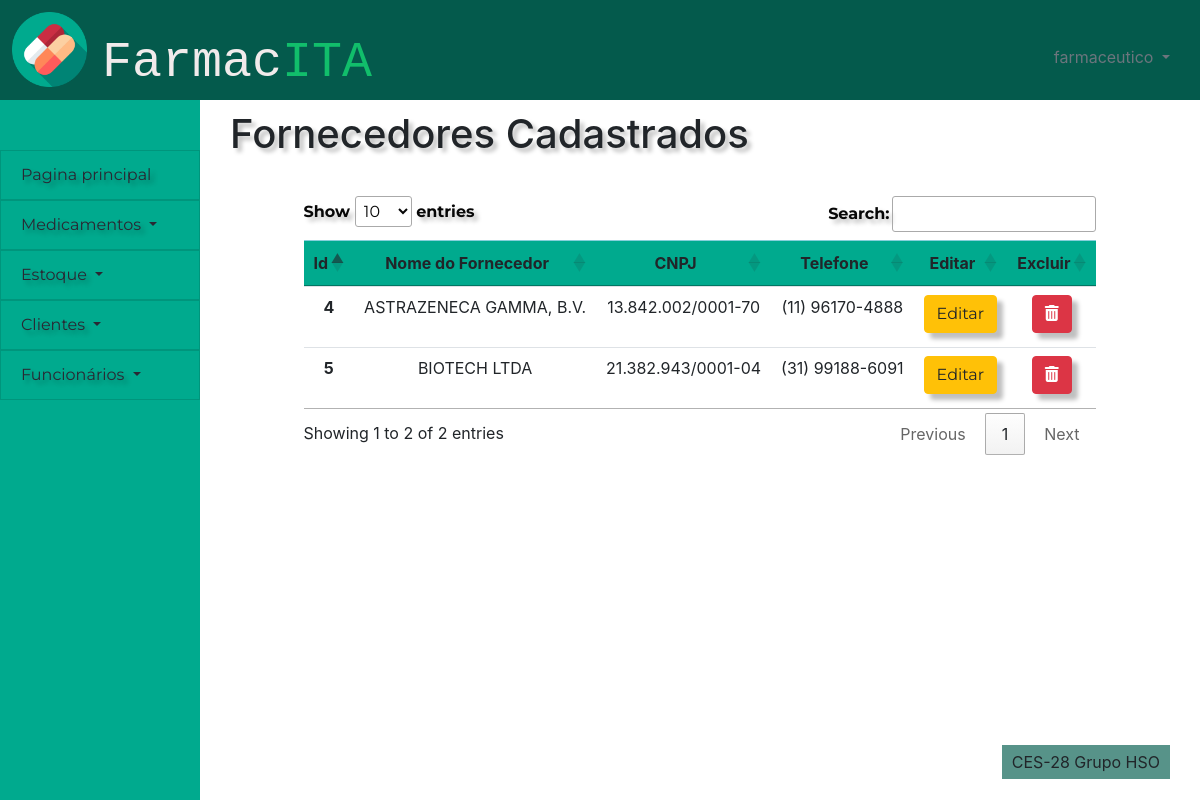
Page /pessoas/editar_fornecedor (signed in) on the committed database.
### pessoas/models.py (models this page shows)
class fornecedor(models.Model):
    id_fornecedor = models.AutoField(primary_key=True)
    nome_fornecedor = models.CharField(max_length=100)
    cnpj = models.CharField(max_length=18)
    telefone = models.CharField(max_length=15)
    ativo = models.BooleanField(default=True)

### pessoas/views.py (the view, shortened to what this page needs)
# urls.py: path('editar_fornecedor',views.editar_fornecedor, name = 'editar_fornecedor'),
def editar_fornecedor(request):
    check, retorno = checar_cargo(request)
    if check==1:
        return retorno
    cargo = funcionario.objects.get(user=request.user).cargo
    sucesso=False
    if request.user.is_authenticated:
        editar = False
        lista = fornecedor.objects.filter(ativo=True)
        busca = request.GET.get('buscafornecedor')
        if busca:
            editar = False
            lista = fornecedor.objects.filter(nome_fornecedor__icontains = busca)
        delete = request.GET.get('delete')
        if delete:
            teste = fornecedor.objects.filter(id_fornecedor = delete)
            teste.update(ativo=False)
        editando = request.GET.get('edit')
        if editando:
            editar = True
            lista = fornecedor.objects.filter(id_fornecedor = editando)
        return render(request,'pessoas/pagina_edicao_de_fornecedor.html',{'lista':lista,'editar':editar,'sucesso':sucesso,'cargo':cargo})
    else:
        return failed_login(request)

### pessoas/views.py (called while the page is built)
def checar_cargo(request):
    user = request.user
    if user.is_anonymous:
        return True, redirect('/')
    else:
        cargo = funcionario.objects.get(user=request.user).cargo
        if cargo == 'Caixa':
            return 1, render(request,'sem_permissao.html',{'cargo':cargo})
        elif cargo == 'Gerente Financeiro':
            return 2, render(request,'sem_permissao.html',{'cargo':cargo})
        elif cargo == 'Balconista':
            return 3, render(request,'sem_permissao.html',{'cargo':cargo})
    return False, False

### frontend/pessoas/pagina_edicao_de_fornecedor.html (shortened to what this page needs)
{% extends 'template/padrao.html' %}
{% load static %}
{%block titulo-conteudo %}
Fornecedores Cadastrados
{% endblock %}
{% block content %}
<div>
    <div class="tabela">
        <div style="display:flex;justify-content:center;align-items:center;">
        <table id="fornecedores" class="table table-hover">
            <thead class="table-info">
                <tr>
                    <th scope="col">Id</th>
                    <th scope="col">Nome do Fornecedor</th>
                    <th scope="col">CNPJ</th>
                    <th scope="col">Telefone</th>
                    <th scope="col">Editar</th>
                    <th>Excluir</th>
                </tr>
            </thead>
            <tbody>
            {% for i in lista %}
                <tr class={{i.id_fornecedor}}>
                    <th scope="row">{{i.id_fornecedor}}</th>
                    <td class = "nome">{{i.nome_fornecedor}}</td>
                    <td class = "cnpj">{{i.cnpj}}</td>
                    <td class = "telefone">{{i.telefone}}</td>
                    <td>
                        <form class= "centro">
                            <button value = {{i.id_fornecedor}} name = 'edit' class="btn btn-warning"  type = "submit" >Editar</button>
                        </form>
                    </td>
                    <td>
                        <form class= "centro">
                            <button  value = {{i.id_fornecedor}} name = 'delete' class="btn btn-danger botao" type = "submit"><i class="fas fa-trash-alt"></i></button>
                        </form>
                    </td>
                </tr>
            {% endfor %}
            </tbody>
        </table>
        </div>
    </div>
</div>
    <link rel="stylesheet" href="https://cdn.datatables.net/1.10.24/css/jquery.dataTables.min.css">
{% endblock %}

### frontend/template/padrao.html (shortened to what this page needs)
{% load static %}
<!DOCTYPE html>
<html lang="en">
<head>
    <link href="{% static 'bootstrap-4.5.3-dist/css/bootstrap.css' %}" rel="stylesheet">
    <link href="{% static '_css/style.css' %}" rel="stylesheet">
</head>
<body>
    <div id="header">
        <div class="icone" >
            <img  src = "{% static '/images/capsules.png' %}" alt="Teste" height="75">
        </div>
        <div class="row">
            <div class="text-left titulo">
                <p class="logo">Farmac<span class="logo-span">ITA</span></p>
            </div>
        </div>
        <div class="usuario dropdown text-right">
            <a class="dropdown-toggle text-secondary" href="#" role="button" id="dropdownusuario" data-toggle="dropdown"
                aria-haspopup="true" aria-expanded="false">
                {{user}}
            </a>
        </div>
    </div>
    <nav class="list-group-item-info" id="menu">
        <div class="dropdown">
            <a class="list-group-item list-group-item-action list-group-item-info dropdown-item"
            role="button" id="dropdownprincipal"  aria-expanded="false" href="/pessoas/pagina_principal" >
                 Pagina principal
            </a>
        </div>
        <div class="dropdown">
            <a class="list-group-item list-group-item-action list-group-item-info dropdown-toggle" href="#"
                role="button" id="dropdownmedicamentos" data-toggle="dropdown" aria-haspopup="true" aria-expanded="false">
                Medicamentos
            </a>
        </div>
        <div class="dropdown">
            <a class="list-group-item list-group-item-action list-group-item-info dropdown-toggle" href="#"
                role="button" id="dropdownestoque" data-toggle="dropdown" aria-haspopup="true" aria-expanded="false">
                Estoque
            </a>
        </div>
        <div class="dropdown">
            <a class="list-group-item list-group-item-action list-group-item-info dropdown-toggle" href="#"
                role="button" id="dropdownclientes" data-toggle="dropdown" aria-haspopup="true" aria-expanded="false">
                Clientes
            </a>
        </div>
        <div class="dropdown">
            <a class="list-group-item list-group-item-action list-group-item-info dropdown-toggle" href="#"
                role="button" id="dropdownfuncionarios" data-toggle="dropdown" aria-haspopup="true" aria-expanded="false">
                Funcionários
            </a>
        </div>
    </nav>
    <div id="content">
        <div class="titulo_pagina">
            <h1 class="h1">
                {% block titulo-conteudo %}
                {% endblock %}
            </h1>
        </div>
        <div>
        {% block content %}
        {% endblock %}
        </div>
    </div>
    <div id="footer">
        <p class="rodape-texto align-text-bottom">CES-28 Grupo HSO</p>
    </div>
</body>
</html>

### static/_css/style.css (style rules this page uses)
:root { --bdazzled-blue: #3d5a80ff; --pale-cerulean: #98c1d9ff; --light-cyan: rgb(240, 254, 255); --burnt-sienna: #6BA368; --gunmetal: #515B3A; --header-height:100px; --menu-width:200px; --footer-height:100px; --form-width:400px; --table-width: 1000px; }
.logo { font-size: 50px; font-family: monospace; color: rgb(241, 235, 235); }
.logo-span { color: #11BE6B ; }
.tabela { width: var(--table-width); padding: 20px; margin: 0 auto; }
body { display: grid; grid-template-columns: var(--menu-width) 1fr; grid-template-rows: var(--header-height) 1fr var(--footer-height); grid-template-areas: " cabeca cabeca" " links conteudo" " links rodape" ; height: 100vh; }
.usuario { padding: 45px 30px; color: white; }
.titulo { padding: 25px 30px ; }
div#header { display:grid; grid-template-columns: 0.10fr 1fr 1fr; grid-area: cabeca; background-color: #045A4C }
nav#menu { background-color: #00AA8E; padding-top: 50px; grid-area: links ; }
div#content { grid-area: conteudo; }
div#footer { padding-top: 45px ; text-align: center; grid-area: rodape; background-color: rgba(218, 203, 203, 0); }
.rodape-texto { float:right; width: auto; margin-right: 30px; padding: 5px 10px ; background-color: #579389; }
.titulo_pagina { padding: 10px 30px; }
.icone { padding-left: 12px ; padding-top: 12px ; }
.list-group-item-info { background-color: #00AA8E; }
.list-group-item { font-family: Montserrat; color: rgb(41, 40, 51); text-shadow: 4px 4px 4px rgba(0, 0, 0, 0.25); }
.btn { font-family: Montserrat; box-shadow: 6px 6px 4px rgba(0, 0, 0, 0.25); }
.h1 { text-shadow: 4px 4px 4px rgba(0, 0, 0, 0.25); }
.table-info { background-color: #00AA8E; }
.btn-danger { height: 37.833px; }

### frontend/pessoas/pagina_edicao_de_fornecedor.html (style rules this page uses)
.centro { text-align: center; }
.botao { margin-bottom:6px; }

### rows in the picture
fornecedor: id_fornecedor "4", nome_fornecedor "ASTRAZENECA GAMMA, B.V.", cnpj "13.842.002/0001-70", telefone "(11) 96170-4888"
fornecedor: id_fornecedor "5", nome_fornecedor "BIOTECH LTDA", cnpj "21.382.943/0001-04", telefone "(31) 99188-6091"

### other values in the picture
{{ user }} "farmaceutico"
